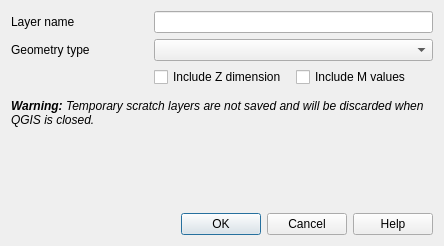
<?xml version="1.0" encoding="UTF-8"?>
<ui version="4.0">
 <class>QgsNewMemoryLayerDialogBase</class>
 <widget class="QDialog" name="QgsNewMemoryLayerDialogBase">
  <property name="geometry">
   <rect>
    <x>0</x>
    <y>0</y>
    <width>444</width>
    <height>246</height>
   </rect>
  </property>
  <property name="sizePolicy">
   <sizepolicy hsizetype="MinimumExpanding" vsizetype="MinimumExpanding">
    <horstretch>0</horstretch>
    <verstretch>0</verstretch>
   </sizepolicy>
  </property>
  <property name="windowTitle">
   <string>New Temporary Scratch Layer</string>
  </property>
  <property name="modal">
   <bool>true</bool>
  </property>
  <layout class="QVBoxLayout" name="verticalLayout">
   <item>
    <layout class="QGridLayout" name="gridLayout">
     <item row="2" column="2">
      <widget class="QCheckBox" name="mGeometryWithMCheckBox">
       <property name="text">
        <string>Include M values</string>
       </property>
      </widget>
     </item>
     <item row="1" column="0">
      <widget class="QLabel" name="label_3">
       <property name="text">
        <string>Geometry type</string>
       </property>
      </widget>
     </item>
     <item row="0" column="0">
      <widget class="QLabel" name="label">
       <property name="text">
        <string>Layer name</string>
       </property>
      </widget>
     </item>
     <item row="2" column="1">
      <widget class="QCheckBox" name="mGeometryWithZCheckBox">
       <property name="text">
        <string>Include Z dimension</string>
       </property>
      </widget>
     </item>
     <item row="1" column="1" colspan="2">
      <widget class="QComboBox" name="mGeometryTypeBox">
       <property name="sizePolicy">
        <sizepolicy hsizetype="Expanding" vsizetype="Fixed">
         <horstretch>0</horstretch>
         <verstretch>0</verstretch>
        </sizepolicy>
       </property>
      </widget>
     </item>
     <item row="0" column="1" colspan="2">
      <widget class="QLineEdit" name="mNameLineEdit"/>
     </item>
     <item row="3" column="1" colspan="2">
      <widget class="QgsProjectionSelectionWidget" name="mCrsSelector" native="true">
       <property name="sizePolicy">
        <sizepolicy hsizetype="Expanding" vsizetype="Preferred">
         <horstretch>0</horstretch>
         <verstretch>0</verstretch>
        </sizepolicy>
       </property>
       <property name="focusPolicy">
        <enum>Qt::StrongFocus</enum>
       </property>
      </widget>
     </item>
    </layout>
   </item>
   <item>
    <widget class="QLabel" name="label_2">
     <property name="text">
      <string>&lt;i&gt;&lt;b&gt;Warning:&lt;/b&gt; Temporary scratch layers are not saved and will be discarded when QGIS is closed.&lt;/i&gt;</string>
     </property>
     <property name="textFormat">
      <enum>Qt::AutoText</enum>
     </property>
     <property name="wordWrap">
      <bool>true</bool>
     </property>
    </widget>
   </item>
   <item>
    <spacer name="verticalSpacer">
     <property name="orientation">
      <enum>Qt::Vertical</enum>
     </property>
     <property name="sizeHint" stdset="0">
      <size>
       <width>20</width>
       <height>40</height>
      </size>
     </property>
    </spacer>
   </item>
   <item>
    <widget class="QDialogButtonBox" name="mButtonBox">
     <property name="orientation">
      <enum>Qt::Horizontal</enum>
     </property>
     <property name="standardButtons">
      <set>QDialogButtonBox::Cancel|QDialogButtonBox::Help|QDialogButtonBox::Ok</set>
     </property>
    </widget>
   </item>
  </layout>
 </widget>
 <layoutdefault spacing="6" margin="11"/>
 <customwidgets>
  <customwidget>
   <class>QgsProjectionSelectionWidget</class>
   <extends>QWidget</extends>
   <header>qgsprojectionselectionwidget.h</header>
   <container>1</container>
  </customwidget>
 </customwidgets>
 <tabstops>
  <tabstop>mNameLineEdit</tabstop>
  <tabstop>mGeometryTypeBox</tabstop>
  <tabstop>mGeometryWithZCheckBox</tabstop>
  <tabstop>mGeometryWithMCheckBox</tabstop>
  <tabstop>mCrsSelector</tabstop>
 </tabstops>
 <resources/>
 <connections>
  <connection>
   <sender>mButtonBox</sender>
   <signal>accepted()</signal>
   <receiver>QgsNewMemoryLayerDialogBase</receiver>
   <slot>accept()</slot>
   <hints>
    <hint type="sourcelabel">
     <x>349</x>
     <y>400</y>
    </hint>
    <hint type="destinationlabel">
     <x>387</x>
     <y>304</y>
    </hint>
   </hints>
  </connection>
  <connection>
   <sender>mButtonBox</sender>
   <signal>rejected()</signal>
   <receiver>QgsNewMemoryLayerDialogBase</receiver>
   <slot>reject()</slot>
   <hints>
    <hint type="sourcelabel">
     <x>275</x>
     <y>400</y>
    </hint>
    <hint type="destinationlabel">
     <x>242</x>
     <y>308</y>
    </hint>
   </hints>
  </connection>
 </connections>
</ui>
